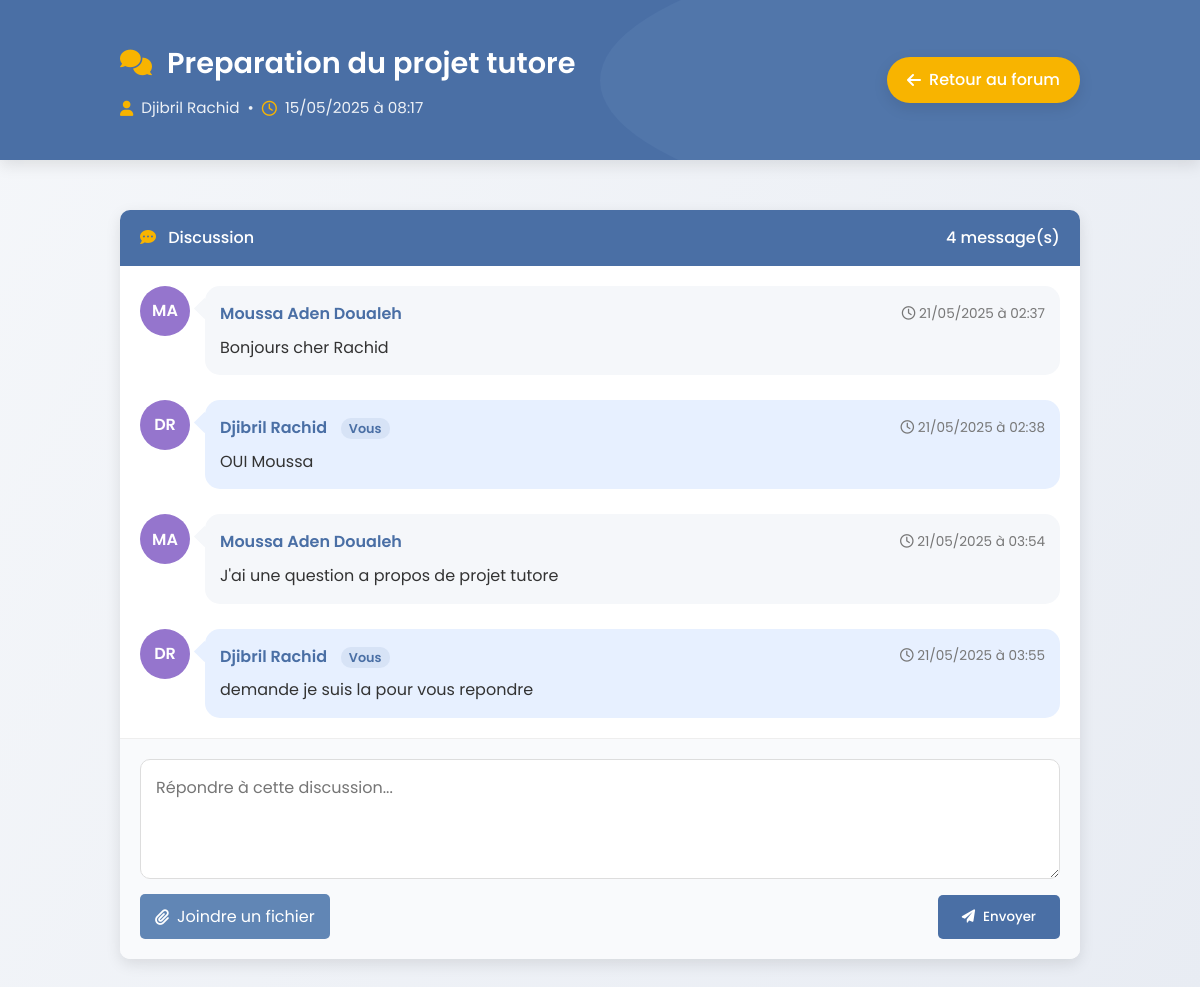
The page /apps/views/forum/discussion.php?id=12 (signed in) on the database its author committed.
### tables this page shows
CREATE TABLE `topics` (
  `id` int(11) NOT NULL,
  `user_id` int(11) NOT NULL,
  `title` varchar(255) NOT NULL,
  `created_at` datetime DEFAULT current_timestamp()
);

CREATE TABLE `personne` (
  `id_personne` int(11) NOT NULL,
  `prenom` varchar(50) DEFAULT NULL,
  `nom` varchar(50) DEFAULT NULL,
  `email` varchar(100) DEFAULT NULL,
  `mot_de_passe` varchar(255) DEFAULT NULL,
  `image_profile` varchar(255) DEFAULT NULL,
  `role` varchar(50) DEFAULT NULL,
  `date_inscription` date DEFAULT NULL,
  `dateNaissance` date DEFAULT NULL
);

CREATE TABLE `messages` (
  `id` int(11) NOT NULL,
  `topic_id` int(11) NOT NULL,
  `user_id` int(11) NOT NULL,
  `content` text NOT NULL,
  `created_at` timestamp NULL DEFAULT current_timestamp(),
  `fichier_joint` varchar(255) DEFAULT NULL
);

### apps/views/forum/discussion.php (the view, shortened to what this page needs)
<?php
require_once '../../../config/db.php';
$topic_id = isset($_GET['id']) ? intval($_GET['id']) : 0;
$stmt = $conn->prepare("SELECT t.title, t.created_at, u.prenom, u.nom FROM topics t JOIN personne u ON t.user_id = u.id_personne WHERE t.id = ?");
$stmt->bind_param("i", $topic_id);
$stmt->execute();
$topic = $stmt->get_result()->fetch_assoc();
$stmt = $conn->prepare("SELECT m.content, m.created_at, m.fichier_joint, p.prenom, p.nom, m.user_id FROM messages m JOIN personne p ON m.user_id = p.id_personne WHERE m.topic_id = ? ORDER BY m.created_at ASC");
$stmt->bind_param("i", $topic_id);
$stmt->execute();
$messages = $stmt->get_result();
function getInitials($prenom, $nom) {
    return strtoupper(substr($prenom, 0, 1) . substr($nom, 0, 1));
}
function generateColor($userId) {
    $colors = [
        '#4a6fa5',
        '#6186b5',
        '#f8b400',
        '#45a049',
        '#e57373',
        '#9575cd',
        '#4db6ac',
        '#ff8a65',
        '#78909c',
        '#aed581'
    ];
    return $colors[$userId % count($colors)];
}
function formatDateTime($dateTime) {
    $timestamp = strtotime($dateTime);
    $now = time();
    $diff = $now - $timestamp;
    if ($diff < 60) {
        return "À l'instant";
    } elseif ($diff < 3600) {
        $minutes = floor($diff / 60);
        return "Il y a " . $minutes . " minute" . ($minutes > 1 ? "s" : "");
    } elseif ($diff < 86400) {
        $heures = floor($diff / 3600);
        return "Il y a " . $heures . " heure" . ($heures > 1 ? "s" : "");
    } elseif ($diff < 172800) {
        return "Hier à " . date('H:i', $timestamp);
    } else {
        return date('d/m/Y à H:i', $timestamp);
    }
}
?>
<!DOCTYPE html>
<html lang="fr">
<head>
    <link rel="stylesheet" href="https://cdnjs.cloudflare.com/ajax/libs/font-awesome/6.0.0/css/all.min.css">
    <link rel="stylesheet" href="https://cdnjs.cloudflare.com/ajax/libs/aos/2.3.4/aos.css">
    <link rel="stylesheet" href="../../../public/assets/css/discussion.css">
</head>
<body>
    <header>
        <div class="container">
            <div>
                <h1 class="topic-title"><i class="fas fa-comments"></i> <?= htmlspecialchars($topic['title']) ?></h1>
                <div class="topic-meta">
                    <i class="fas fa-user"></i> <?= htmlspecialchars($topic['prenom'] . ' ' . $topic['nom']) ?>
                    <span style="margin: 0 8px;">•</span>
                    <i class="far fa-clock"></i> <?= formatDateTime($topic['created_at']) ?>
                </div>
            </div>
            <a href="forum.php" class="back-link">
                <i class="fas fa-arrow-left"></i> Retour au forum
            </a>
        </div>
    </header>
    <div class="container">
        <div class="discussion-container" data-aos="fade-up">
            <div class="messages-header">
                <span><i class="fas fa-comment-dots"></i> Discussion</span>
                <span><?= $messages->num_rows ?> message(s)</span>
            </div>
            <div class="messages">
                <?php
                $delay = 100;
                while ($msg = $messages->fetch_assoc()) :
                    $isCurrentUser = ($msg['user_id'] == $_SESSION['user_id']);
                    $messageClass = $isCurrentUser ? 'my-message' : '';
                    $avatarColor = generateColor($msg['user_id']);
                ?>
                    <div class="message <?= $messageClass ?>" data-aos="fade-up" data-aos-delay="<?= $delay ?>">
                        <div class="message-avatar" style="background-color: <?= $avatarColor ?>;">
                            <?= getInitials($msg['prenom'], $msg['nom']) ?>
                        </div>
                        <div class="message-content">
                            <div class="message-header">
                                <div class="message-author">
                                    <?= htmlspecialchars($msg['prenom'] . ' ' . $msg['nom']) ?>
                                    <?php if ($isCurrentUser): ?>
                                        <span class="current-user-indicator">Vous</span>
                                    <?php endif; ?>
                                </div>
                                <div class="message-date">
                                    <i class="far fa-clock"></i> <?= formatDateTime($msg['created_at']) ?>
                                </div>
                            </div>
                            <div class="message-text">
                                <?= nl2br(htmlspecialchars($msg['content'])) ?>
                            </div>
                        </div>
                    </div>
                <?php
                    $delay += 50;
                endwhile;
                ?>
            </div>
            <div class="reply-container" data-aos="fade-up">
                <form method="POST" enctype="multipart/form-data" class="reply-form">
                    <textarea name="message" placeholder="Répondre à cette discussion..." required></textarea>
                    <div class="form-footer">
                        <div class="file-input-container">
                            <label class="file-input-label">
                                <i class="fas fa-paperclip"></i> Joindre un fichier
                            </label>
                        </div>
                        <button type="submit" class="submit-btn">
                            <i class="fas fa-paper-plane"></i> Envoyer
                        </button>
                    </div>
                </form>
            </div>
        </div>
    </div>
</body>
</html>

### public/assets/css/discussion.css (style rules this page uses)
:root { --primary-color: #4a6fa5; --secondary-color: #6186b5; --accent-color: #f8b400; --text-color: #333; --light-gray: #f5f7fa; --white: #ffffff; --shadow: 0 5px 15px rgba(0, 0, 0, 0.1); --transition: all 0.3s ease; }
* { margin: 0; padding: 0; box-sizing: border-box; }
body { font-family: 'Poppins', sans-serif; color: var(--text-color); background: linear-gradient(120deg, #f5f7fa 0%, #e8ecf3 100%); line-height: 1.6; padding: 0; margin: 0; min-height: 100vh; }
.container { max-width: 1000px; margin: 0 auto; padding: 20px; }
header { background-color: var(--primary-color); color: var(--white); padding: 20px 0; box-shadow: var(--shadow); position: relative; overflow: hidden; }
header .container { position: relative; z-index: 2; display: flex; justify-content: space-between; align-items: center; }
header::before { content: ''; position: absolute; top: -50%; right: -50%; width: 100%; height: 200%; background: var(--secondary-color); border-radius: 50%; opacity: 0.3; z-index: 1; }
.topic-title { font-size: 1.8rem; margin-bottom: 10px; font-weight: 600; display: flex; align-items: center; color: var(--white); }
.topic-title i { margin-right: 15px; font-size: 1.6rem; color: var(--accent-color); }
.back-link { display: inline-flex; align-items: center; padding: 10px 20px; background-color: var(--accent-color); color: var(--white); text-decoration: none; border-radius: 30px; font-weight: 500; box-shadow: var(--shadow); transition: var(--transition); }
.back-link i { margin-right: 8px; }
.topic-meta { color: rgba(255, 255, 255, 0.9); font-size: 0.95em; margin-top: 5px; display: flex; align-items: center; }
.topic-meta i { margin-right: 8px; color: var(--accent-color); }
.discussion-container { background-color: var(--white); border-radius: 10px; overflow: hidden; box-shadow: var(--shadow); margin: 30px 0; }
.messages-header { background-color: var(--primary-color); color: var(--white); padding: 15px 20px; display: flex; justify-content: space-between; align-items: center; font-weight: 500; }
.messages-header i { margin-right: 8px; color: var(--accent-color); }
.messages { padding: 20px; max-height: 600px; overflow-y: auto; }
.message { display: flex; margin-bottom: 25px; animation: fadeIn 0.5s ease-in-out; }
.message:last-child { margin-bottom: 0; }
.message-avatar { width: 50px; height: 50px; border-radius: 50%; display: flex; align-items: center; justify-content: center; color: white; font-weight: 600; margin-right: 15px; flex-shrink: 0; }
.message-content { flex-grow: 1; background-color: var(--light-gray); border-radius: 15px; padding: 15px; position: relative; }
.message-content::before { content: ''; position: absolute; top: 15px; left: -8px; width: 15px; height: 15px; background-color: var(--light-gray); transform: rotate(45deg); }
.message-header { display: flex; justify-content: space-between; align-items: center; margin-bottom: 8px; }
.message-author { font-weight: 600; color: var(--primary-color); }
.message-date { font-size: 0.85em; color: #777; }
.message-text { line-height: 1.6; }
.reply-container { padding: 20px; background-color: #f9fafc; border-top: 1px solid #eee; }
.reply-form { display: flex; flex-direction: column; }
.reply-form textarea { padding: 15px; border: 1px solid #ddd; border-radius: 10px; resize: vertical; min-height: 120px; margin-bottom: 15px; font-family: 'Poppins', sans-serif; font-size: 1rem; transition: var(--transition); }
.form-footer { display: flex; justify-content: space-between; align-items: center; }
.file-input-container { position: relative; overflow: hidden; display: inline-block; }
.file-input-label { display: inline-flex; align-items: center; padding: 10px 15px; background-color: var(--secondary-color); color: white; border-radius: 5px; cursor: pointer; transition: var(--transition); }
.file-input-label i { margin-right: 8px; }
.submit-btn { padding: 12px 24px; background-color: var(--primary-color); color: white; border: none; border-radius: 5px; cursor: pointer; font-family: 'Poppins', sans-serif; font-weight: 500; transition: var(--transition); display: flex; align-items: center; }
.submit-btn i { margin-right: 8px; }
.my-message .message-content { background-color: #e7f0ff; }
.my-message .message-content::before { background-color: #e7f0ff; }
.current-user-indicator { font-size: 0.8em; background-color: rgba(74, 111, 165, 0.1); color: var(--primary-color); padding: 2px 8px; border-radius: 10px; margin-left: 10px; }

### rows shown on the page
topics: title "Preparation du projet tutore", user.nom "Djibril Rachid", created_at "15/05/2025 à 08:17"
messages: user.nom "MA", user.nom "Moussa Aden Doualeh", created_at "21/05/2025 à 02:37", content "Bonjours cher Rachid"
messages: user.nom "DR", user.nom "Djibril Rachid", shows "Vous", created_at "21/05/2025 à 02:38", content "OUI Moussa"
messages: user.nom "MA", user.nom "Moussa Aden Doualeh", created_at "21/05/2025 à 03:54", content "J'ai une question a propos de projet tutore"
messages: user.nom "DR", user.nom "Djibril Rachid", shows "Vous", created_at "21/05/2025 à 03:55", content "demande je suis la pour vous repondre"

### other values the page prints
$messages->num_rows "4"
